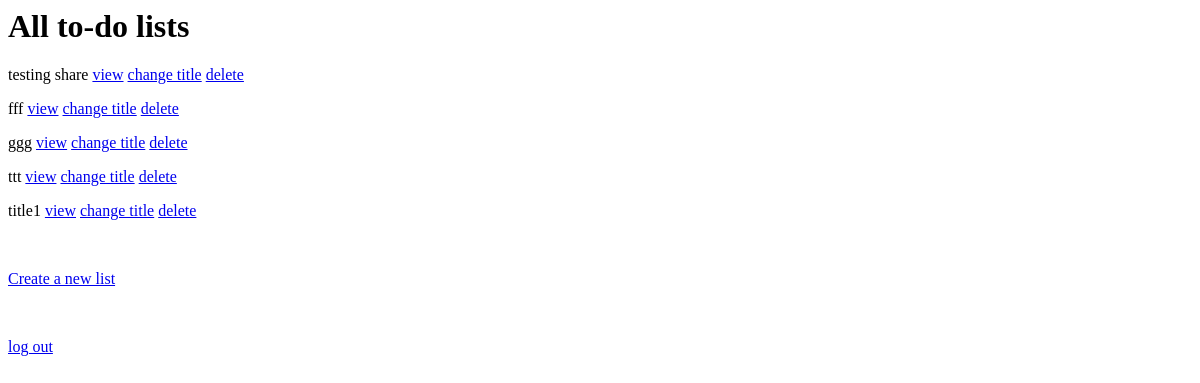
Before: /v2/to-do-list/showall/kimia/ with the older database file.
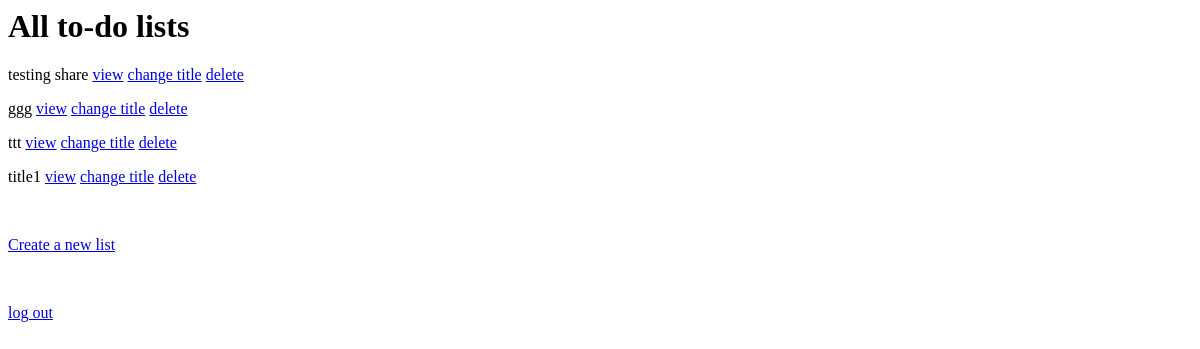
After: the same page with the newer database file.
### my_app/models/to_do_list.py (models this page shows)
class ToDoList(models.Model):
    list_id = models.AutoField(primary_key=True)
    title = models.CharField(max_length=100)
    owner = models.ForeignKey(MyUser, on_delete=models.CASCADE, related_name="to_do_lists", default=None)

### my_app/version2/views/show_lists_view2.py (the view)
# urls.py: path("to-do-list/showall/<str:username>/", ShowLists.as_view()),
class ShowLists(View):
    def get(self, request, username):
        user = MyUser.objects.get(username=username)
        to_do_lists = user.to_do_lists.all()
        return render(request, "v2_show_all_lists_template.html",
                      {"to_do_lists": to_do_lists, "username": username})

### my_app/templates/v2_show_all_lists_template.html (shortened to what this page needs)
{% load static %}
{% block content %}
    <h1>All to-do lists</h1>
    <form method="post">
        {% for to_do_list in to_do_lists %}
            <p>{{ to_do_list.title }}
                <a href="http://localhost:8000/v2/to-do-list/get/{{ to_do_list.list_id }}/">view</a>
                <a href="http://localhost:8000/v2/to-do-list/edit/{{ to_do_list.list_id }}/{{ username }}/">change
                    title</a>
                <a href="http://localhost:8000/v2/to-do-list/delete/{{ to_do_list.list_id }}/{{ username }}/">delete</a>
            </p>
        {% endfor %}
        <br>
        <p>
            <a href="http://localhost:8000/v2/to-do-list/create/{{ username }}/">Create a new list</a>
        </p>
        <br>
        <p>
            <a href="http://localhost:8000/v2/to-do-list/app/opening/">log out</a>
        </p>
    </form>
{% endblock %}

Changed rows visible on the page:
removed ToDoList: title "fff"
